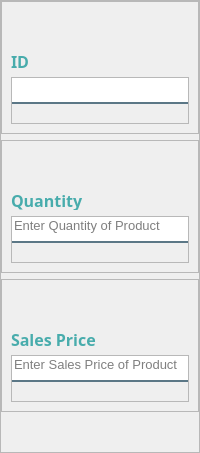
           <widget class="QFrame" name="frame_21">
            <property name="frameShape">
             <enum>QFrame::StyledPanel</enum>
            </property>
            <property name="frameShadow">
             <enum>QFrame::Raised</enum>
            </property>
            <layout class="QVBoxLayout" name="verticalLayout_22">
             <property name="leftMargin">
              <number>0</number>
             </property>
             <property name="topMargin">
              <number>0</number>
             </property>
             <property name="rightMargin">
              <number>0</number>
             </property>
             <property name="bottomMargin">
              <number>40</number>
             </property>
             <item>
              <widget class="QFrame" name="frame_25">
               <property name="frameShape">
                <enum>QFrame::StyledPanel</enum>
               </property>
               <property name="frameShadow">
                <enum>QFrame::Raised</enum>
               </property>
               <layout class="QVBoxLayout" name="verticalLayout_3">
                <item>
                 <spacer name="verticalSpacer_13">
                  <property name="orientation">
                   <enum>Qt::Vertical</enum>
                  </property>
                  <property name="sizeType">
                   <enum>QSizePolicy::Preferred</enum>
                  </property>
                  <property name="sizeHint" stdset="0">
                   <size>
                    <width>20</width>
                    <height>40</height>
                   </size>
                  </property>
                 </spacer>
                </item>
                <item>
                 <widget class="QLabel" name="label_79">
                  <property name="maximumSize">
                   <size>
                    <width>120</width>
                    <height>20</height>
                   </size>
                  </property>
                  <property name="font">
                   <font>
                    <family>Century Gothic</family>
                    <pointsize>12</pointsize>
                    <weight>75</weight>
                    <bold>true</bold>
                   </font>
                  </property>
                  <property name="styleSheet">
                   <string notr="true">color:#48ACAC</string>
                  </property>
                  <property name="text">
                   <string>ID</string>
                  </property>
                 </widget>
                </item>
                <item>
                 <widget class="QFrame" name="frame_13">
                  <property name="frameShape">
                   <enum>QFrame::StyledPanel</enum>
                  </property>
                  <property name="frameShadow">
                   <enum>QFrame::Raised</enum>
                  </property>
                  <layout class="QVBoxLayout" name="verticalLayout_14">
                   <property name="spacing">
                    <number>5</number>
                   </property>
                   <property name="leftMargin">
                    <number>0</number>
                   </property>
                   <property name="topMargin">
                    <number>0</number>
                   </property>
                   <property name="rightMargin">
                    <number>0</number>
                   </property>
                   <property name="bottomMargin">
                    <number>0</number>
                   </property>
                   <item>
                    <widget class="QLineEdit" name="txtID">
                     <property name="font">
                      <font>
                       <pointsize>10</pointsize>
                      </font>
                     </property>
                     <property name="styleSheet">
                      <string notr="true">background-color:white;
border:none;
border-bottom:2px solid rgba(46, 82, 101, 200);
color:black;
padding-bottom:7px;</string>
                     </property>
                     <property name="placeholderText">
                      <string/>
                     </property>
                    </widget>
                   </item>
                   <item>
                    <widget class="QLabel" name="lblIdError">
                     <property name="styleSheet">
                      <string notr="true">color: rgb(255, 0, 0);</string>
                     </property>
                     <property name="text">
                      <string/>
                     </property>
                    </widget>
                   </item>
                  </layout>
                 </widget>
                </item>
               </layout>
              </widget>
             </item>
             <item>
              <widget class="QFrame" name="frame_26">
               <property name="frameShape">
                <enum>QFrame::StyledPanel</enum>
               </property>
               <property name="frameShadow">
                <enum>QFrame::Raised</enum>
               </property>
               <layout class="QVBoxLayout" name="verticalLayout_24">
                <item>
                 <spacer name="verticalSpacer_14">
                  <property name="orientation">
                   <enum>Qt::Vertical</enum>
                  </property>
                  <property name="sizeType">
                   <enum>QSizePolicy::Preferred</enum>
                  </property>
                  <property name="sizeHint" stdset="0">
                   <size>
                    <width>20</width>
                    <height>40</height>
                   </size>
                  </property>
                 </spacer>
                </item>
                <item>
                 <widget class="QLabel" name="label_80">
                  <property name="maximumSize">
                   <size>
                    <width>120</width>
                    <height>20</height>
                   </size>
                  </property>
                  <property name="font">
                   <font>
                    <family>Century Gothic</family>
                    <pointsize>12</pointsize>
                    <weight>75</weight>
                    <bold>true</bold>
                   </font>
                  </property>
                  <property name="styleSheet">
                   <string notr="true">color:#48ACAC</string>
                  </property>
                  <property name="text">
                   <string>Quantity</string>
                  </property>
                 </widget>
                </item>
                <item>
                 <widget class="QFrame" name="frame_28">
                  <property name="frameShape">
                   <enum>QFrame::StyledPanel</enum>
                  </property>
                  <property name="frameShadow">
                   <enum>QFrame::Raised</enum>
                  </property>
                  <layout class="QVBoxLayout" name="verticalLayout_26">
                   <property name="spacing">
                    <number>5</number>
                   </property>
                   <property name="leftMargin">
                    <number>0</number>
                   </property>
                   <property name="topMargin">
                    <number>0</number>
                   </property>
                   <property name="rightMargin">
                    <number>0</number>
                   </property>
                   <property name="bottomMargin">
                    <number>0</number>
                   </property>
                   <item>
                    <widget class="QLineEdit" name="txtQuantity">
                     <property name="font">
                      <font>
                       <pointsize>10</pointsize>
                      </font>
                     </property>
                     <property name="styleSheet">
                      <string notr="true">background-color:white;
border:none;
border-bottom:2px solid rgba(46, 82, 101, 200);
color:black;
padding-bottom:7px;</string>
                     </property>
                     <property name="placeholderText">
                      <string>Enter Quantity of Product</string>
                     </property>
                    </widget>
                   </item>
                   <item>
                    <widget class="QLabel" name="lblQuantityError">
                     <property name="styleSheet">
                      <string notr="true">color: rgb(255, 0, 0);</string>
                     </property>
                     <property name="text">
                      <string/>
                     </property>
                    </widget>
                   </item>
                  </layout>
                 </widget>
                </item>
               </layout>
              </widget>
             </item>
             <item>
              <widget class="QFrame" name="frame_27">
               <property name="frameShape">
                <enum>QFrame::StyledPanel</enum>
               </property>
               <property name="frameShadow">
                <enum>QFrame::Raised</enum>
               </property>
               <layout class="QVBoxLayout" name="verticalLayout_25">
                <item>
                 <spacer name="verticalSpacer_15">
                  <property name="orientation">
                   <enum>Qt::Vertical</enum>
                  </property>
                  <property name="sizeType">
                   <enum>QSizePolicy::Preferred</enum>
                  </property>
                  <property name="sizeHint" stdset="0">
                   <size>
                    <width>20</width>
                    <height>40</height>
                   </size>
                  </property>
                 </spacer>
                </item>
                <item>
                 <widget class="QLabel" name="label_81">
                  <property name="maximumSize">
                   <size>
                    <width>120</width>
                    <height>20</height>
                   </size>
                  </property>
                  <property name="font">
                   <font>
                    <family>Century Gothic</family>
                    <pointsize>12</pointsize>
                    <weight>75</weight>
                    <bold>true</bold>
                   </font>
                  </property>
                  <property name="styleSheet">
                   <string notr="true">color:#48ACAC</string>
                  </property>
                  <property name="text">
                   <string>Sales Price</string>
                  </property>
                 </widget>
                </item>
                <item>
                 <widget class="QFrame" name="frame_29">
                  <property name="frameShape">
                   <enum>QFrame::StyledPanel</enum>
                  </property>
                  <property name="frameShadow">
                   <enum>QFrame::Raised</enum>
                  </property>
                  <layout class="QVBoxLayout" name="verticalLayout_27">
                   <property name="spacing">
                    <number>5</number>
                   </property>
                   <property name="leftMargin">
                    <number>0</number>
                   </property>
                   <property name="topMargin">
                    <number>0</number>
                   </property>
                   <property name="rightMargin">
                    <number>0</number>
                   </property>
                   <property name="bottomMargin">
                    <number>0</number>
                   </property>
                   <item>
                    <widget class="QLineEdit" name="txtSalesPrice">
                     <property name="font">
                      <font>
                       <pointsize>10</pointsize>
                      </font>
                     </property>
                     <property name="styleSheet">
                      <string notr="true">background-color:white;
border:none;
border-bottom:2px solid rgba(46, 82, 101, 200);
color:black;
padding-bottom:7px;</string>
                     </property>
                     <property name="placeholderText">
                      <string>Enter Sales Price of Product</string>
                     </property>
                    </widget>
                   </item>
                   <item>
                    <widget class="QLabel" name="lblSalesPriceError">
                     <property name="styleSheet">
                      <string notr="true">color: rgb(255, 0, 0);</string>
                     </property>
                     <property name="text">
                      <string/>
                     </property>
                    </widget>
                   </item>
                  </layout>
                 </widget>
                </item>
               </layout>
              </widget>
             </item>
            </layout>
           </widget>
